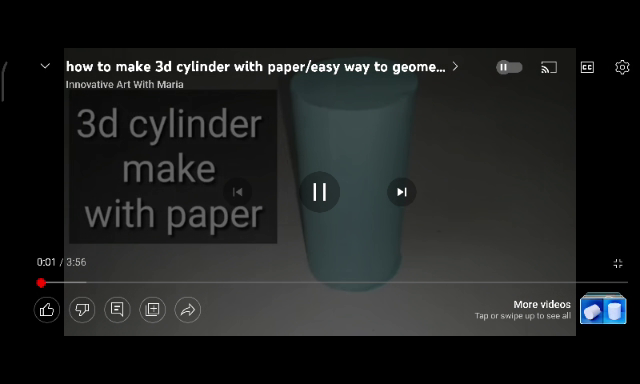
#> input picture frame 16 of auv/task3/hh.mp4, 640 x 384 px
$ python 'main video.py'
#> lines starting #> are read from the running program, lines starting #| are printed output that depends on the picture
import io
import cv2
import requests
from PIL import Image
from requests_toolbelt.multipart.encoder import MultipartEncoder

cap = cv2.VideoCapture("hh.mp4")

while True:
    success, img = cap.read()
#> img is the input picture: shape (384, 640, 3); mean B, G, R 31.1, 31.6, 29.9
    img = cv2.flip(img, 1)
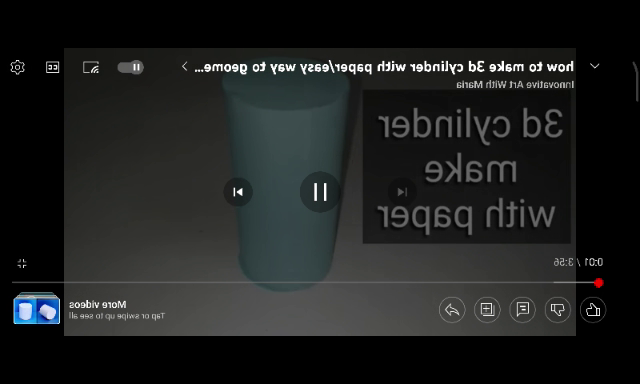
#> img: shape (384, 640, 3); mean B, G, R 31.1, 31.6, 29.9

    image = cv2.cvtColor(img, cv2.COLOR_BGR2RGB)
    pilImage = Image.fromarray(image)

    # Convert to JPEG Buffer
    buffered = io.BytesIO()
    pilImage.save(buffered, quality=100, format="JPEG")

    try:

        # Build multipart form and post request
#> (the run stopped early here; a loop or call above may not have finished)

$ run again, starting later in the video
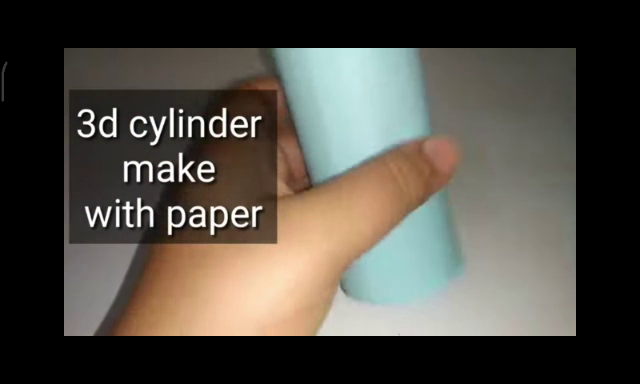
#> input picture frame 72 of auv/task3/hh.mp4, 640 x 384 px
#> img is the input picture: shape (384, 640, 3); mean B, G, R 68.4, 76.1, 80.1
#> `img = cv2.flip(img, 1)`:
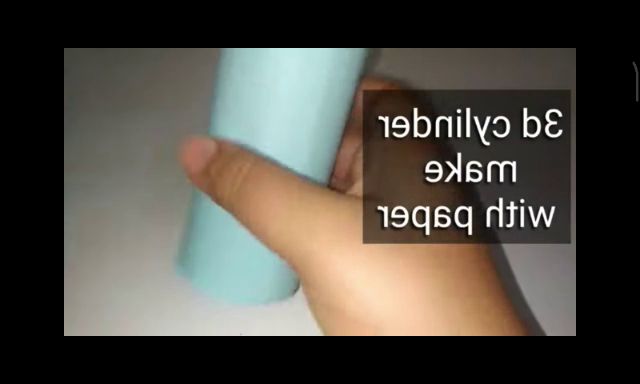
#> img: shape (384, 640, 3); mean B, G, R 68.4, 76.1, 80.1

$ run again, starting later in the video
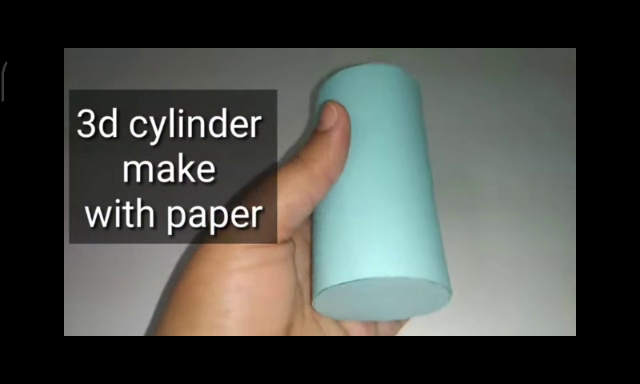
#> input picture frame 128 of auv/task3/hh.mp4, 640 x 384 px
#> img is the input picture: shape (384, 640, 3); mean B, G, R 70.7, 75.2, 72.4
#> `img = cv2.flip(img, 1)`:
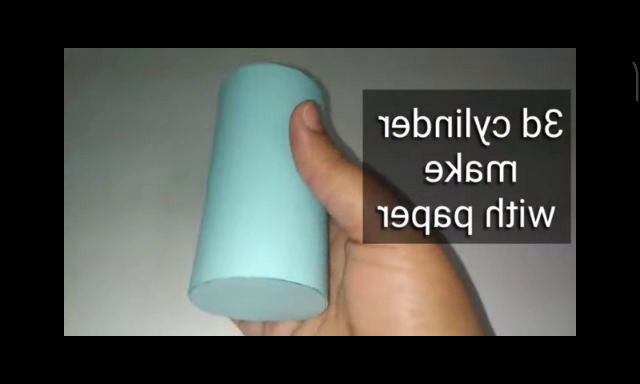
#> img: shape (384, 640, 3); mean B, G, R 70.7, 75.2, 72.4
